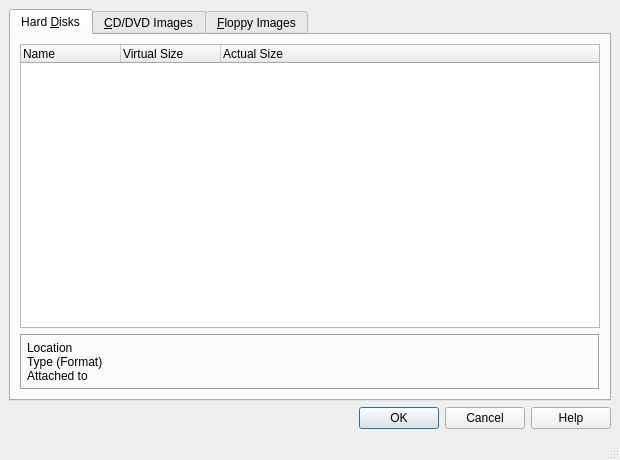
<ui version="4.0" >
 <comment>
 VBox frontends: Qt4 GUI ("VirtualBox"):

     Copyright (C) 2006-2009 Sun Microsystems, Inc.

     This file is part of VirtualBox Open Source Edition (OSE), as
     available from http://www.virtualbox.org. This file is free software;
     you can redistribute it and/or modify it under the terms of the GNU
     General Public License (GPL) as published by the Free Software
     Foundation, in version 2 as it comes in the "COPYING" file of the
     VirtualBox OSE distribution. VirtualBox OSE is distributed in the
     hope that it will be useful, but WITHOUT ANY WARRANTY of any kind.

     Please contact Sun Microsystems, Inc., 4150 Network Circle, Santa
     Clara, CA 95054 USA or visit http://www.sun.com if you need
     additional information or have any questions.
 </comment>
 <class>VBoxMediaManagerDlg</class>
 <widget class="QMainWindow" name="VBoxMediaManagerDlg" >
  <property name="geometry" >
   <rect>
    <x>0</x>
    <y>0</y>
    <width>620</width>
    <height>460</height>
   </rect>
  </property>
  <property name="minimumSize" >
   <size>
    <width>280</width>
    <height>190</height>
   </size>
  </property>
  <property name="windowTitle" >
   <string>Virtual Media Manager</string>
  </property>
  <widget class="QWidget" name="mCentralWidget" >
   <layout class="QVBoxLayout" >
    <item>
     <widget class="QTabWidget" name="mTabWidget" >
      <property name="sizePolicy" >
       <sizepolicy vsizetype="Expanding" hsizetype="Preferred" >
        <horstretch>0</horstretch>
        <verstretch>0</verstretch>
       </sizepolicy>
      </property>
      <widget class="QWidget" name="mTabHD" >
       <attribute name="title" >
        <string>Hard &amp;Disks</string>
       </attribute>
       <layout class="QVBoxLayout" >
        <item>
         <widget class="QITreeWidget" name="mTwHD" >
          <property name="contextMenuPolicy" >
           <enum>Qt::CustomContextMenu</enum>
          </property>
          <property name="acceptDrops" >
           <bool>true</bool>
          </property>
          <property name="horizontalScrollBarPolicy" >
           <enum>Qt::ScrollBarAlwaysOff</enum>
          </property>
          <property name="alternatingRowColors" >
           <bool>true</bool>
          </property>
          <property name="allColumnsShowFocus" >
           <bool>true</bool>
          </property>
          <column>
           <property name="text" >
            <string>Name</string>
           </property>
          </column>
          <column>
           <property name="text" >
            <string>Virtual Size</string>
           </property>
          </column>
          <column>
           <property name="text" >
            <string>Actual Size</string>
           </property>
          </column>
         </widget>
        </item>
        <item>
         <widget class="QFrame" name="mHDContainer" >
          <property name="frameShape" >
           <enum>QFrame::Box</enum>
          </property>
          <property name="frameShadow" >
           <enum>QFrame::Sunken</enum>
          </property>
          <layout class="QGridLayout" >
           <property name="verticalSpacing" >
            <number>0</number>
           </property>
           <property name="margin" >
            <number>5</number>
           </property>
           <item row="0" column="0" >
            <widget class="QLabel" name="mLbHD1" >
             <property name="text" >
              <string>Location</string>
             </property>
            </widget>
           </item>
           <item row="0" column="1" >
            <widget class="QILabel" name="mIpHD1" >
             <property name="sizePolicy" >
              <sizepolicy vsizetype="Preferred" hsizetype="MinimumExpanding" >
               <horstretch>0</horstretch>
               <verstretch>0</verstretch>
              </sizepolicy>
             </property>
            </widget>
           </item>
           <item row="1" column="0" >
            <widget class="QLabel" name="mLbHD2" >
             <property name="text" >
              <string>Type (Format)</string>
             </property>
            </widget>
           </item>
           <item row="1" column="1" >
            <widget class="QILabel" name="mIpHD2" >
             <property name="sizePolicy" >
              <sizepolicy vsizetype="Preferred" hsizetype="MinimumExpanding" >
               <horstretch>0</horstretch>
               <verstretch>0</verstretch>
              </sizepolicy>
             </property>
            </widget>
           </item>
           <item row="2" column="0" >
            <widget class="QLabel" name="mLbHD3" >
             <property name="text" >
              <string>Attached to</string>
             </property>
            </widget>
           </item>
           <item row="2" column="1" >
            <widget class="QILabel" name="mIpHD3" >
             <property name="sizePolicy" >
              <sizepolicy vsizetype="Preferred" hsizetype="MinimumExpanding" >
               <horstretch>0</horstretch>
               <verstretch>0</verstretch>
              </sizepolicy>
             </property>
            </widget>
           </item>
          </layout>
         </widget>
        </item>
       </layout>
      </widget>
      <widget class="QWidget" name="mTabCD" >
       <attribute name="title" >
        <string>&amp;CD/DVD Images</string>
       </attribute>
       <layout class="QVBoxLayout" >
        <item>
         <widget class="QITreeWidget" name="mTwCD" >
          <property name="contextMenuPolicy" >
           <enum>Qt::CustomContextMenu</enum>
          </property>
          <property name="acceptDrops" >
           <bool>true</bool>
          </property>
          <property name="horizontalScrollBarPolicy" >
           <enum>Qt::ScrollBarAlwaysOff</enum>
          </property>
          <property name="alternatingRowColors" >
           <bool>true</bool>
          </property>
          <property name="allColumnsShowFocus" >
           <bool>true</bool>
          </property>
          <column>
           <property name="text" >
            <string>Name</string>
           </property>
          </column>
          <column>
           <property name="text" >
            <string>Size</string>
           </property>
          </column>
         </widget>
        </item>
        <item>
         <widget class="QFrame" name="mCDContainer" >
          <property name="frameShape" >
           <enum>QFrame::Box</enum>
          </property>
          <property name="frameShadow" >
           <enum>QFrame::Sunken</enum>
          </property>
          <layout class="QGridLayout" >
           <property name="verticalSpacing" >
            <number>0</number>
           </property>
           <property name="margin" >
            <number>5</number>
           </property>
           <item row="0" column="0" >
            <widget class="QLabel" name="mLbCD1" >
             <property name="text" >
              <string>Location</string>
             </property>
            </widget>
           </item>
           <item row="0" column="1" >
            <widget class="QILabel" name="mIpCD1" >
             <property name="sizePolicy" >
              <sizepolicy vsizetype="Preferred" hsizetype="MinimumExpanding" >
               <horstretch>0</horstretch>
               <verstretch>0</verstretch>
              </sizepolicy>
             </property>
            </widget>
           </item>
           <item row="1" column="0" >
            <widget class="QLabel" name="mLbCD2" >
             <property name="text" >
              <string>Attached to</string>
             </property>
            </widget>
           </item>
           <item row="1" column="1" >
            <widget class="QILabel" name="mIpCD2" >
             <property name="sizePolicy" >
              <sizepolicy vsizetype="Preferred" hsizetype="MinimumExpanding" >
               <horstretch>0</horstretch>
               <verstretch>0</verstretch>
              </sizepolicy>
             </property>
            </widget>
           </item>
          </layout>
         </widget>
        </item>
       </layout>
      </widget>
      <widget class="QWidget" name="mTabFD" >
       <attribute name="title" >
        <string>&amp;Floppy Images</string>
       </attribute>
       <layout class="QVBoxLayout" >
        <item>
         <widget class="QITreeWidget" name="mTwFD" >
          <property name="contextMenuPolicy" >
           <enum>Qt::CustomContextMenu</enum>
          </property>
          <property name="acceptDrops" >
           <bool>true</bool>
          </property>
          <property name="horizontalScrollBarPolicy" >
           <enum>Qt::ScrollBarAlwaysOff</enum>
          </property>
          <property name="alternatingRowColors" >
           <bool>true</bool>
          </property>
          <property name="allColumnsShowFocus" >
           <bool>true</bool>
          </property>
          <column>
           <property name="text" >
            <string>Name</string>
           </property>
          </column>
          <column>
           <property name="text" >
            <string>Size</string>
           </property>
          </column>
         </widget>
        </item>
        <item>
         <widget class="QFrame" name="mFDContainer" >
          <property name="frameShape" >
           <enum>QFrame::Box</enum>
          </property>
          <property name="frameShadow" >
           <enum>QFrame::Sunken</enum>
          </property>
          <layout class="QGridLayout" >
           <property name="horizontalSpacing" >
            <number>6</number>
           </property>
           <property name="verticalSpacing" >
            <number>0</number>
           </property>
           <property name="margin" >
            <number>5</number>
           </property>
           <item row="0" column="0" >
            <widget class="QLabel" name="mLbFD1" >
             <property name="text" >
              <string>Location</string>
             </property>
            </widget>
           </item>
           <item row="0" column="1" >
            <widget class="QILabel" name="mIpFD1" >
             <property name="sizePolicy" >
              <sizepolicy vsizetype="Preferred" hsizetype="MinimumExpanding" >
               <horstretch>0</horstretch>
               <verstretch>0</verstretch>
              </sizepolicy>
             </property>
            </widget>
           </item>
           <item row="1" column="0" >
            <widget class="QLabel" name="mLbFD2" >
             <property name="text" >
              <string>Attached to</string>
             </property>
            </widget>
           </item>
           <item row="1" column="1" >
            <widget class="QILabel" name="mIpFD2" >
             <property name="sizePolicy" >
              <sizepolicy vsizetype="Preferred" hsizetype="MinimumExpanding" >
               <horstretch>0</horstretch>
               <verstretch>0</verstretch>
              </sizepolicy>
             </property>
            </widget>
           </item>
          </layout>
         </widget>
        </item>
       </layout>
      </widget>
     </widget>
    </item>
    <item>
     <widget class="QIDialogButtonBox" name="mButtonBox" >
      <property name="standardButtons" >
       <set>QDialogButtonBox::Cancel|QDialogButtonBox::Help|QDialogButtonBox::Ok</set>
      </property>
     </widget>
    </item>
   </layout>
  </widget>
  <widget class="QStatusBar" name="mStatusBar" />
 </widget>
 <customwidgets>
  <customwidget>
   <class>QIDialogButtonBox</class>
   <extends>QDialogButtonBox</extends>
   <header>QIDialogButtonBox.h</header>
  </customwidget>
  <customwidget>
   <class>QITreeWidget</class>
   <extends>QTreeWidget</extends>
   <header>QITreeWidget.h</header>
  </customwidget>
  <customwidget>
   <class>QILabel</class>
   <extends>QLabel</extends>
   <header>QILabel.h</header>
  </customwidget>
 </customwidgets>
 <resources/>
 <connections/>
</ui>
